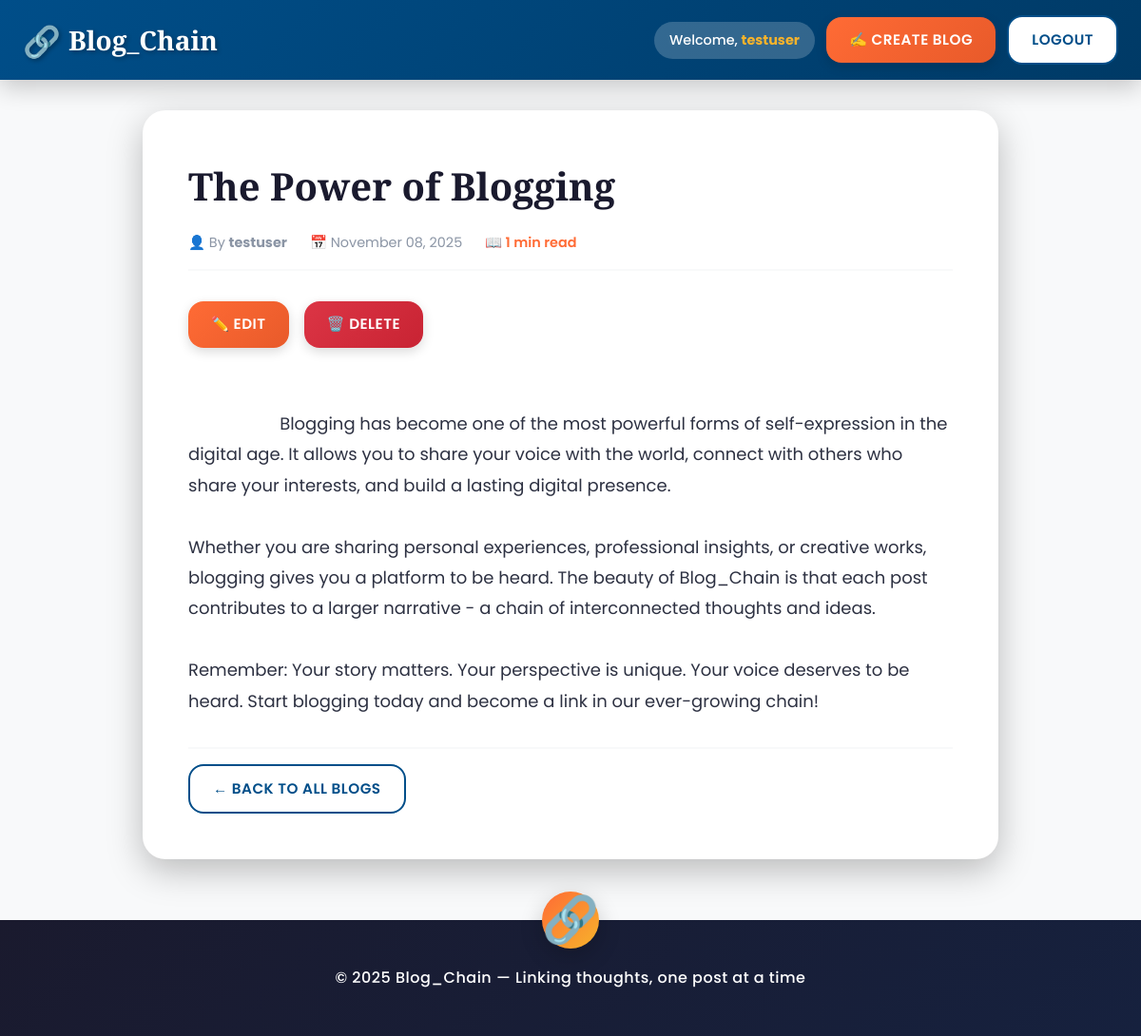
Page /view.php?id=2 (signed in) on the committed database.
### tables this page shows
CREATE TABLE IF NOT EXISTS blogPost (
    id INT AUTO_INCREMENT PRIMARY KEY,
    user_id INT NOT NULL,
    title VARCHAR(255) NOT NULL,
    content TEXT NOT NULL,
    image VARCHAR(255) DEFAULT NULL,
    created_at TIMESTAMP DEFAULT CURRENT_TIMESTAMP,
    updated_at TIMESTAMP DEFAULT CURRENT_TIMESTAMP ON UPDATE CURRENT_TIMESTAMP,
    FOREIGN KEY (user_id) REFERENCES user(id) ON DELETE CASCADE
);

CREATE TABLE IF NOT EXISTS user (
    id INT AUTO_INCREMENT PRIMARY KEY,
    username VARCHAR(50) NOT NULL UNIQUE,
    email VARCHAR(100) NOT NULL UNIQUE,
    password VARCHAR(255) NOT NULL,
    role VARCHAR(20) DEFAULT 'user',
    created_at TIMESTAMP DEFAULT CURRENT_TIMESTAMP
);

### config.php (called while the page is built, shortened)
<?php
function isLoggedIn() {
    return isset($_SESSION['user_id']) && !empty($_SESSION['user_id']);
}
function formatDate($date) {
    return date('F d, Y', strtotime($date));
}
?>

### view.php (the view, shortened to what this page needs)
<?php
require_once 'config.php';
$blog_id = isset($_GET['id']) ? intval($_GET['id']) : 0;
$stmt = $conn->prepare("SELECT b.*, u.username FROM blogPost b
                        JOIN user u ON b.user_id = u.id
                        WHERE b.id = ?");
$stmt->bind_param("i", $blog_id);
$stmt->execute();
$result = $stmt->get_result();
$blog = $result->fetch_assoc();
$is_owner = isLoggedIn() && $_SESSION['user_id'] == $blog['user_id'];
$content = $blog['content'];
$content = str_replace(['\r\n', '\n\r', '\n', '\r', '\\r\\n', '\\n'], "\n", $content);
?>
<!DOCTYPE html>
<html lang="en">
<head>
    <link rel="stylesheet" href="css/style.css">
</head>
<body>
    <nav class="navbar">
        <div class="container">
            <div class="nav-brand">
                <a href="index.php"><?php echo SITE_NAME; ?></a>
            </div>
            <div class="nav-menu">
                <?php if (isLoggedIn()): ?>
                    <span>Welcome, <strong><?php echo htmlspecialchars($_SESSION['username']); ?></strong></span>
                    <a href="create.php" class="btn btn-primary">✍️ Create Blog</a>
                    <a href="logout.php" class="btn btn-secondary">Logout</a>
                <?php else: ?>
                    <a href="login.php" class="btn btn-primary">Login</a>
                    <a href="register.php" class="btn btn-secondary">Register</a>
                <?php endif; ?>
            </div>
        </div>
    </nav>
    <div class="container">
        <div class="blog-view">
            <div class="blog-view-wrapper">
                <h1 class="blog-view-title">
                    <?php echo htmlspecialchars($blog['title']); ?>
                </h1>
                <div class="blog-view-meta">
                    <span>👤 By <strong><?php echo htmlspecialchars($blog['username']); ?></strong></span>
                    <span>📅 <?php echo formatDate($blog['created_at']); ?></span>
                </div>
                <?php if ($is_owner): ?>
                    <div class="blog-actions">
                        <a href="edit.php?id=<?php echo $blog['id']; ?>" class="btn btn-primary">✏️ Edit</a>
                        <a href="delete.php?id=<?php echo $blog['id']; ?>"
                           class="btn btn-danger"
                           onclick="return confirm('Are you sure you want to delete this blog?')">🗑️ Delete</a>
                    </div>
                <?php endif; ?>
                <div class="blog-view-content">
                    <?php
                    echo htmlspecialchars($content);
                    ?>
                </div>
                <div class="back-link">
                    <a href="index.php" class="btn btn-secondary">← Back to All Blogs</a>
                </div>
            </div>
        </div>
    </div>
    <footer>
        <p>&copy; 2025 <?php echo SITE_NAME; ?> &mdash; <?php echo SITE_TAGLINE; ?></p>
    </footer>
</body>
</html>

### css/style.css (style rules this page uses)
:root { --primary: #FF6B35; --primary-dark: #E85A2A; --secondary: #004E89; --secondary-dark: #003A66; --accent: #F7B32B; --success: #28A745; --danger: #DC3545; --dark: #1A1A2E; --text: #2D3142; --text-light: #4F5D75; --text-muted: #8B95A5; --light: #F8F9FA; --white: #FFFFFF; --shadow-sm: 0 2px 4px rgba(0,0,0,0.1); --shadow-md: 0 4px 12px rgba(0,0,0,0.15); --shadow-lg: 0 8px 24px rgba(0,0,0,0.2); --shadow-xl: 0 12px 36px rgba(0,0,0,0.25); --radius-sm: 0.5rem; --radius-md: 1rem; --radius-lg: 1.5rem; }
* { margin: 0; padding: 0; box-sizing: border-box; }
html { scroll-behavior: smooth; }
body { font-family: 'Poppins', sans-serif; line-height: 1.6; color: var(--text); background: var(--light); }
.container { max-width: 1200px; margin: 0 auto; padding: 0 1.5rem; }
.navbar { background: linear-gradient(135deg, var(--secondary) 0%, var(--secondary-dark) 100%); color: var(--white); padding: 1rem 0; box-shadow: var(--shadow-lg); position: sticky; top: 0; z-index: 1000; }
.navbar .container { display: flex; justify-content: space-between; align-items: center; gap: 1rem; }
.nav-brand a { font-family: 'Playfair Display', serif; font-size: 1.75rem; font-weight: 900; color: var(--white); display: flex; align-items: center; gap: 0.5rem; text-decoration: none; text-shadow: 2px 2px 4px rgba(0,0,0,0.3); }
.nav-brand a::before { content: '🔗'; font-size: 2rem; animation: swing 2s ease-in-out infinite; }
.nav-menu { display: flex; gap: 0.75rem; align-items: center; flex-wrap: wrap; }
.nav-menu span { background: rgba(255,255,255,0.2); padding: 0.5rem 1rem; border-radius: 2rem; font-weight: 500; font-size: 0.9rem; }
.nav-menu span strong { color: var(--accent); }
.btn { display: inline-flex; align-items: center; justify-content: center; gap: 0.5rem; padding: 0.75rem 1.5rem; border: none; border-radius: var(--radius-md); font-weight: 600; font-size: 0.95rem; cursor: pointer; transition: all 0.3s ease; text-decoration: none; text-transform: uppercase; letter-spacing: 0.5px; }
.btn-primary { background: linear-gradient(135deg, var(--primary) 0%, var(--primary-dark) 100%); color: var(--white); box-shadow: var(--shadow-md); }
.btn-secondary { background: var(--white); color: var(--secondary); border: 2px solid var(--secondary); }
.btn-danger { background: linear-gradient(135deg, var(--danger) 0%, #C82333 100%); color: var(--white); box-shadow: var(--shadow-md); }
.blog-view { max-width: 900px; margin: 2rem auto; background: var(--white); border-radius: var(--radius-lg); overflow: hidden; box-shadow: var(--shadow-xl); }
.blog-view-wrapper { padding: 3rem; }
.blog-view-title { font-size: 2.5rem; margin-bottom: 1rem; color: var(--dark); font-family: 'Playfair Display', serif; }
.blog-view-meta { display: flex; gap: 1.5rem; margin-bottom: 2rem; padding-bottom: 1rem; border-bottom: 2px solid var(--light); color: var(--text-muted); font-size: 0.9rem; flex-wrap: wrap; }
.blog-actions { margin-bottom: 2rem; display: flex; gap: 1rem; }
.blog-view-content { font-size: 1.125rem; line-height: 1.8; color: var(--text); margin-bottom: 2rem; white-space: pre-wrap; word-wrap: break-word; }
.back-link { padding-top: 1rem; border-top: 2px solid var(--light); }
footer { background: linear-gradient(135deg, var(--dark) 0%, #16213E 100%); color: var(--white); text-align: center; padding: 3rem 1rem; margin-top: 4rem; position: relative; }
footer::before { content: '🔗'; position: absolute; top: -30px; left: 50%; transform: translateX(-50%); font-size: 3rem; background: linear-gradient(135deg, var(--primary), var(--accent)); width: 60px; height: 60px; display: flex; align-items: center; justify-content: center; border-radius: 50%; box-shadow: var(--shadow-lg); }
footer p { font-size: 1rem; font-weight: 500; letter-spacing: 0.5px; }

### rows in the picture
blogpost: title "The Power of Blogging", user.username "testuser", created_at "November 08, 2025", content "Blogging has become one of the most powerful forms of self-expression in the digital age. It allows you to share your voice with the world, connect with others who share your interests, and build a lasting digital presence. Whether you are sharing personal experiences, professional insights, or creative works, blogging gives you a platform to be heard. The beauty of Blog_Chain is that each post contributes to a larger narrative - a chain of interconnected thoughts and ideas. Remember: Your story matters. Your perspective is unique. Your voice deserves to be heard. Start blogging today and become a link in our ever-growing chain!"

### other values in the picture
SITE_NAME "Blog_Chain"
$_SESSION['username'] "testuser"
SITE_TAGLINE "Linking thoughts, one post at a time"
